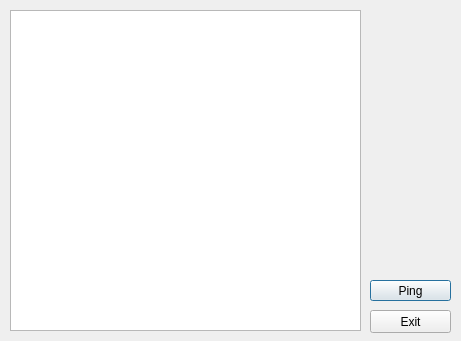
<?xml version="1.0" encoding="UTF-8"?>
<ui version="4.0">
 <class>ServerPing</class>
 <widget class="QDialog" name="ServerPing">
  <property name="geometry">
   <rect>
    <x>0</x>
    <y>0</y>
    <width>461</width>
    <height>341</height>
   </rect>
  </property>
  <property name="windowTitle">
   <string>Server Ping</string>
  </property>
  <property name="windowIcon">
   <iconset>
    <normaloff>free-icon.png</normaloff>free-icon.png</iconset>
  </property>
  <widget class="QPushButton" name="btnPing">
   <property name="geometry">
    <rect>
     <x>370</x>
     <y>280</y>
     <width>81</width>
     <height>21</height>
    </rect>
   </property>
   <property name="text">
    <string>Ping</string>
   </property>
  </widget>
  <widget class="QPushButton" name="btnExit">
   <property name="geometry">
    <rect>
     <x>370</x>
     <y>310</y>
     <width>81</width>
     <height>23</height>
    </rect>
   </property>
   <property name="text">
    <string>Exit</string>
   </property>
  </widget>
  <widget class="QListWidget" name="listWidget">
   <property name="geometry">
    <rect>
     <x>10</x>
     <y>10</y>
     <width>351</width>
     <height>321</height>
    </rect>
   </property>
  </widget>
 </widget>
 <resources/>
 <connections/>
</ui>
